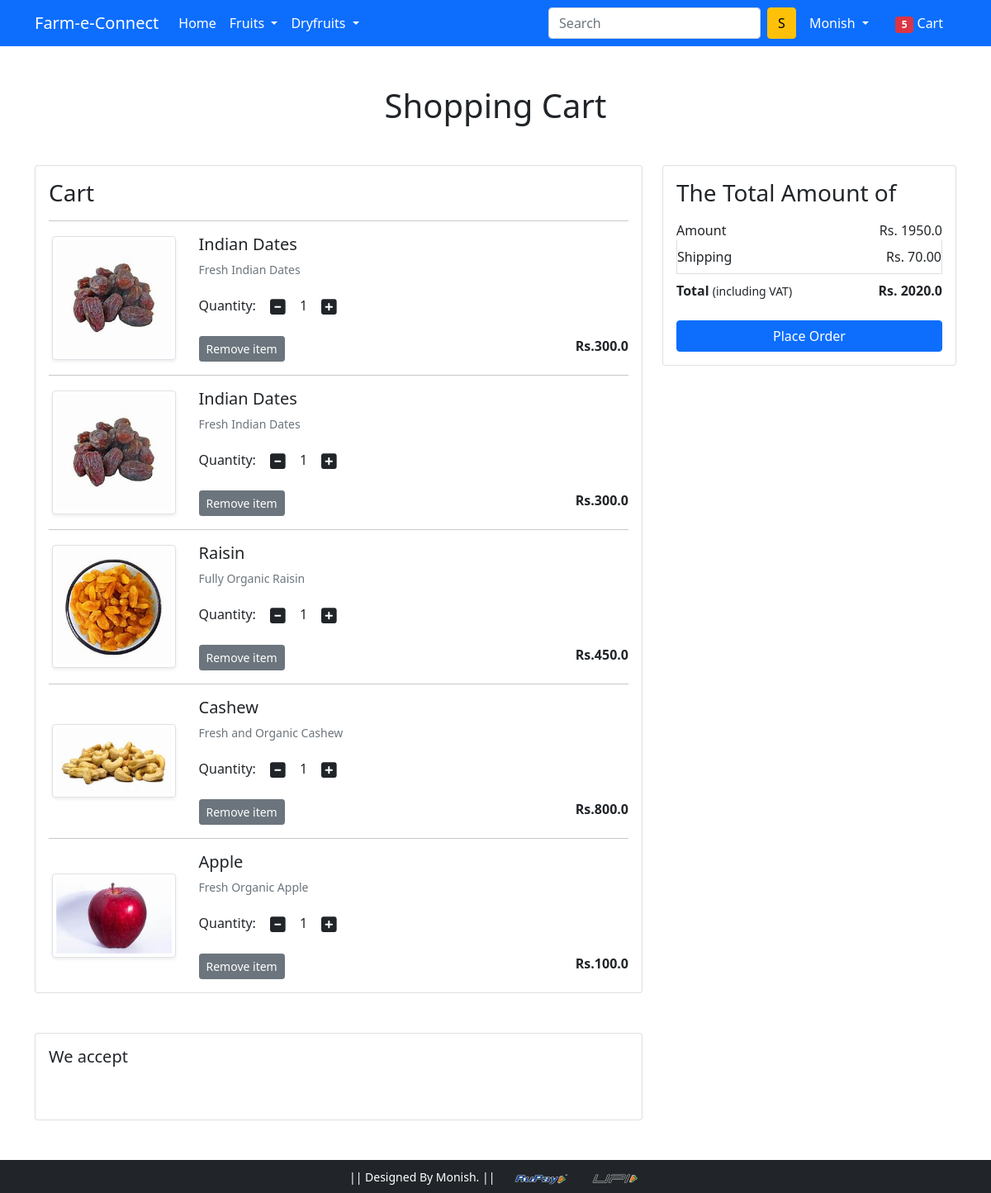
The app's page /cart/ (signed in) with its own data.
### app/models.py (models this page shows, shortened)
class cart(models.Model):
    user=models.ForeignKey(User,on_delete=models.CASCADE)
    product=models.ForeignKey(Product,on_delete=models.CASCADE)
    quantity=models.PositiveIntegerField(default=1)

class Product(models.Model):
    title=models.CharField(max_length=100)
    selling_price=models.FloatField()
    discount_price=models.FloatField()
    description=models.TextField()
    brand=models.CharField(max_length=100)
    category=models.CharField(choices=CATEGORY_CHOICES,max_length=2)
    product_image=models.ImageField(upload_to='productimg')

### app/views.py (the view)
# urls.py: path('cart/',views.show_cart,name='showcart'),
@login_required
def show_cart(request):
 if request.user.is_authenticated:
  user=request.user
  c=cart.objects.filter(user=user)
  amount=0.0
  shipping_amount=70.0
  cart_product=[p  for p in cart.objects.all() if p.user == user]
  totalitem=len(cart.objects.filter(user=request.user))
  if cart_product:
    for p in cart_product:
      tempamount=(p.quantity * p.product.discount_price)
      amount+=tempamount
      totalamount=amount+shipping_amount
    return render(request,'app/addtocart.html',{'carts':c, 'totalamount':totalamount,'amount':amount,'totalitem':totalitem})
  else:
   return render(request,'app/emptycart.html')

### app/templates/app/addtocart.html (shortened to what this page needs)
{% extends 'app/base.html' %}
{% load static %}
{% block main-content %}
<div class="container my-5">
 <div class="row">
  <h1 class="text-center mb-5">Shopping Cart</h1>
  <div class="col-sm-8">
  <div class="card">
   <div class="card-body">
    <h3>Cart</h3>
    {% for cart in carts %}
    <hr>
    <div class="row">
     <div class="col-sm-3 text-center align-self-center"><img src="{{cart.product.product_image.url}}" alt="" srcset="" class="img-fluid img-thumbnail shadow-sm" height="150" width="150"> </div>
     <div class="col-sm-9">
      <div>
       <h5>{{cart.product.title}}</h5>
       <p class="mb-2 text-muted small">{{cart.product.description}}</p>
       <div class="my-3">
        <label for="quantity">Quantity:</label>
        <a class="minus-cart btn"   pid="{{cart.product.id}}"><i class="fas fa-minus-square fa-lg"></i></a>
          <span id="quantity">{{cart.quantity}}</span>
        <a class="plus-cart btn"   pid="{{cart.product.id}}"><i class="fas fa-plus-square fa-lg"></i></a>
       </div>
       <div class="d-flex justify-content-between">
        <a href="#" class="btn btn-sm btn-secondary mr-3 remove-cart" pid="{{cart.product.id}}">Remove item </a>
        <p class="mb-0"><span><strong>Rs.{{cart.product.discount_price}}</strong></span></p>
       </div>
      </div>
     </div>
    </div>
    {% endfor %}
   </div>
   </div>
  </div>
  <div class="col-sm-4">
   <div class="card">
    <div class="card-body">
      <h3>The Total Amount of</h3>
      <ul class="list-group">
       <li class="list-group-item d-flex justify-content-between align-items-center border-0 px-0 pb-0">Amount<span>Rs. <span id="amount">{{amount}}</span> </span></li>
       <li class="list-group-item d-flex justify-content-between align-items-center px-0">Shipping<span>Rs. 70.00</span></li>
       <li class="list-group-item d-flex justify-content-between align-items-center border-0 px-0 mb-3">
        <div>
           <strong>Total</strong> <small>(including VAT)</small>
         </div>
         <span><strong>Rs. <strong id="totalamount">{{totalamount}}</strong> </strong></span>
       </li>
      </ul>
      <div class="d-grid"><a href="{% url 'checkout' %}" class="btn btn-primary">Place Order</a></div>
    </div>
   </div>
  </div>
 </div>
</div>
<div class="container">
 <div class="row">
  <div class="col-sm-8">
   <div class="card">
    <div class="card-body">
      <h5 class="mb-4">We accept</h5>
    </div>
  </div>
  </div>
 </div>
</div>
{% endblock main-content %}

### app/templates/app/base.html (shortened to what this page needs)
<!doctype html>
{% load static %}
<html lang="en">
<head>
    <link href="https://cdn.jsdelivr.net/npm/bootstrap@5.0.0-beta1/dist/css/bootstrap.min.css" rel="stylesheet">
    <link rel="stylesheet" href="{% static 'app/css/owl.carousel.min.css' %}">
    <link rel="stylesheet" href="{% static 'app/css/all.min.css' %}">
    <link rel="stylesheet" href="{% static 'app/css/style.css' %}">
</head>
<body>
<nav class="navbar navbar-expand-lg navbar-dark bg-primary">
  <div class="container">
    <a class="navbar-brand bg-primary" href="/">Farm-e-Connect</a>
      <div class="collapse navbar-collapse" id="navbarSupportedContent">
        <ul class="navbar-nav me-auto mb-2 mb-lg-0">
          <li class="nav-item">
            <a class="nav-link active text-white" aria-current="page" href="/">Home</a>
          </li>
          <li class="nav-item dropdown">
            <a class="nav-link dropdown-toggle text-white" href="#" id="electronicsDropdown" role="button" data-bs-toggle="dropdown" aria-expanded="false">
              Fruits
            </a>
          </li>
          <li class="nav-item dropdown">
            <a class="nav-link dropdown-toggle text-white" href="#" id="fashionDropdown" role="button" data-bs-toggle="dropdown" aria-expanded="false">
               Dryfruits
            </a>
          </li>
        </ul>
        <form class="d-flex" method='get' action="{% url 'search' %}">
          <input class="form-control me-2" type="search" name='search'  placeholder="Search" aria-label="Search" >
          <button class="btn btn-warning" type="submit">S</button>
        </form>
        <div>
            <ul class="navbar-nav me-auto mb-2 mb-lg-0">
              <li class="nav-item dropdown mx-2">
                {% if request.user.is_authenticated %}
                <a class="nav-link dropdown-toggle text-white" href="#" id="profileDropdown" role="button" data-bs-toggle="dropdown" aria-expanded="false">
                  {{request.user|capfirst}}
                </a>
                </li>
                <li class="nav-item mx-2">
                <a href="{% url 'showcart' %}" class="nav-link text-white"><span class="badge bg-danger">{{totalitem }}</span> Cart </a>
                </li>
            {% endif %}
          </ul>
         </div>
       </div>
     </div>
    </nav>
    {% block main-content %} {% endblock main-content %}
    <footer class="container-fluid bg-dark text-center p-2 mt-5">
        <small class="text-white"> || Designed By Monish. || </small>
        <img src="{% static 'app/images/p1.png' %}" alt="" srcset="" class="img-fluid" height="2px">
    </footer>
  </body>
</html>

### records on screen
cart: product.product_image (picture), product "Indian Dates", product.description "Fresh Indian Dates", quantity "1", product.discount_price "300.0"
cart: product.product_image (picture), product "Indian Dates", product.description "Fresh Indian Dates", quantity "1", product.discount_price "300.0"
cart: product.product_image (picture), product "Raisin", product.description "Fully Organic Raisin", quantity "1", product.discount_price "450.0"
cart: product.product_image (picture), product "Cashew", product.description "Fresh and Organic Cashew", quantity "1", product.discount_price "800.0"
cart: product.product_image (picture), product "Apple", product.description "Fresh Organic Apple", quantity "1", product.discount_price "100.0"

### other values on screen
{{ request.user|capfirst }} "Monish"
{{ totalitem }} "5"
{{ amount }} "1950.0"
{{ totalamount }} "2020.0"
